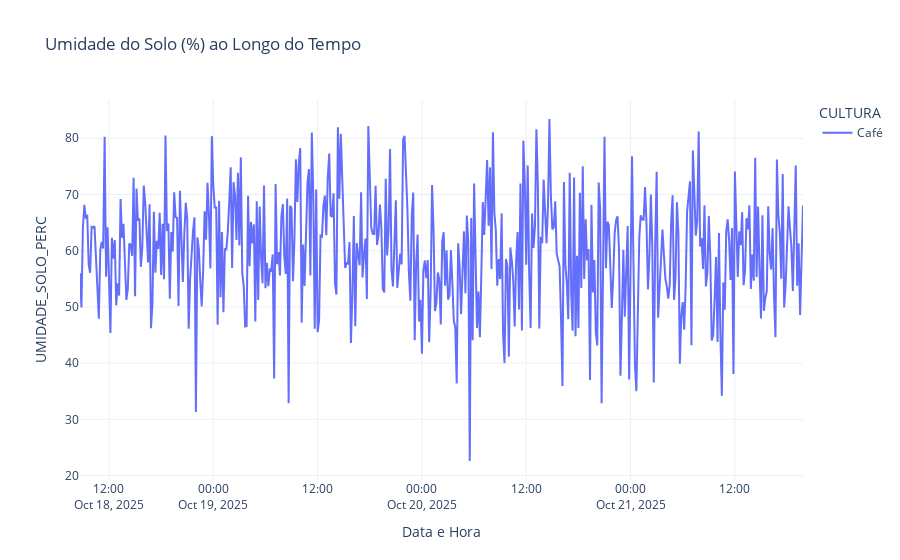
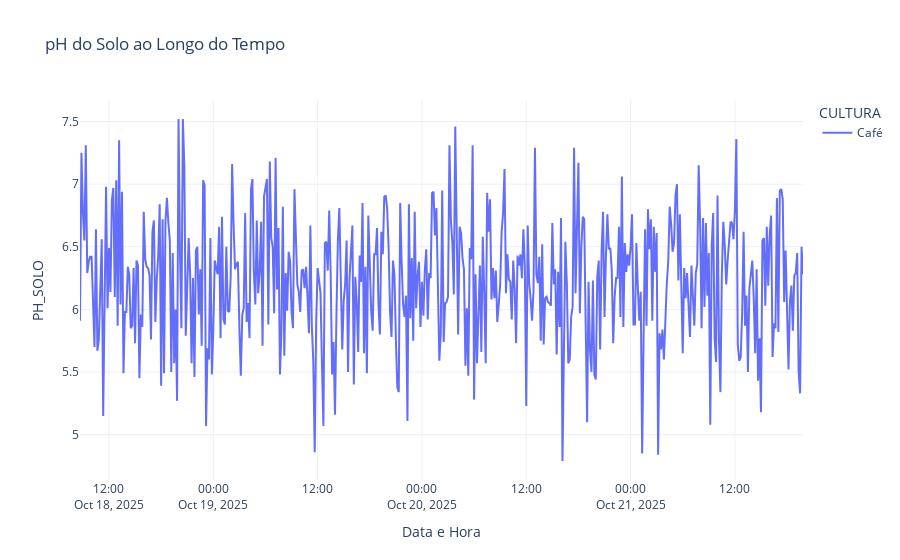
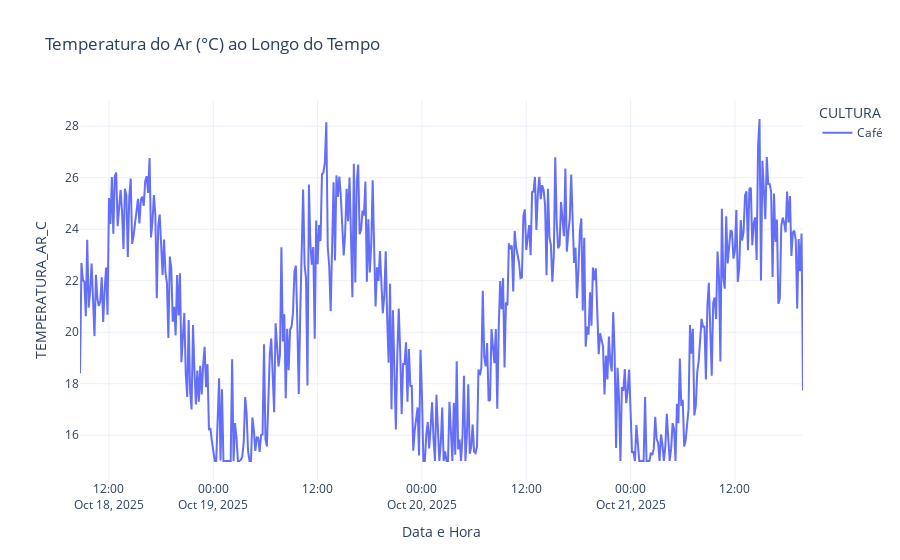
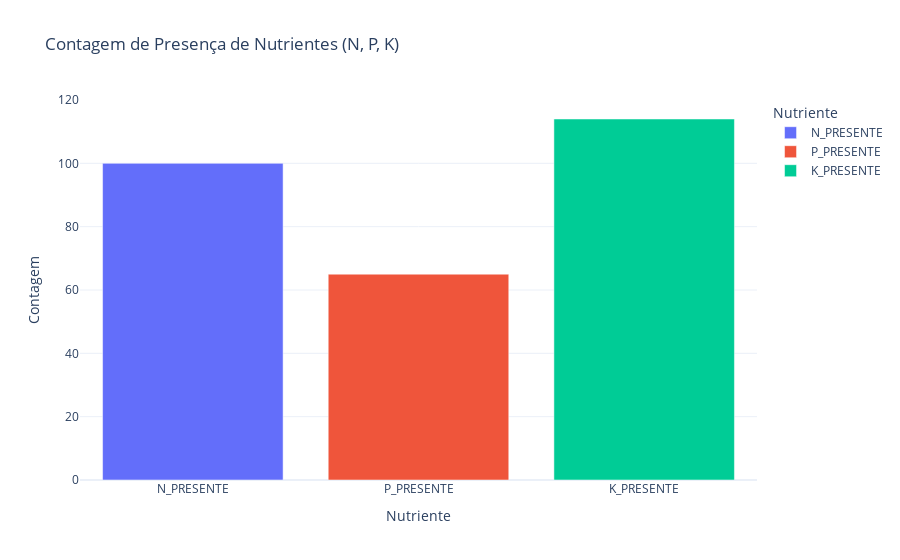

These figures' notebook cell, in order:
### Code cell
# Execução
if not df.empty:
    exibir_dashboard(df)
else:
    print("Não foi possível gerar o Dashboard devido à falta de dados.")

# Nota: Em um ambiente Jupyter real, o código seria dividido em células e a função .show() 
# do Plotly renderizaria os gráficos interativos.

### Figure 1 — Plotly figure (JSON) as saved in the notebook; plotly's stock layout.template omitted (floating-point values rounded to 4 significant figures; data arrays with more than 128 entries replaced by an {"elided": "..."} marker saying what was removed)
{"data": [{"hovertemplate": "CULTURA=Café<br>TIMESTAMP=%{x}<br>UMIDADE_SOLO_PERC=%{y}<extra></extra>", "legendgroup": "Café", "line": {"color": "#636efa", "dash": "solid"}, "marker": {"symbol": "circle"}, "mode": "lines", "name": "Café", "orientation": "v", "showlegend": true, "type": "scatter", "x": {"elided": "500 str values"}, "xaxis": "x", "y": {"elided": "500 float values"}, "yaxis": "y"}], "layout": {"legend": {"title": {"text": "CULTURA"}, "tracegroupgap": 0}, "title": {"text": "Umidade do Solo (%) ao Longo do Tempo"}, "xaxis": {"anchor": "y", "domain": [0, 1], "title": {"text": "Data e Hora"}}, "yaxis": {"anchor": "x", "domain": [0, 1], "title": {"text": "UMIDADE_SOLO_PERC"}}}}

### Figure 2 — Plotly figure (JSON) as saved in the notebook; plotly's stock layout.template omitted (floating-point values rounded to 4 significant figures; data arrays with more than 128 entries replaced by an {"elided": "..."} marker saying what was removed)
{"data": [{"hovertemplate": "CULTURA=Café<br>TIMESTAMP=%{x}<br>PH_SOLO=%{y}<extra></extra>", "legendgroup": "Café", "line": {"color": "#636efa", "dash": "solid"}, "marker": {"symbol": "circle"}, "mode": "lines", "name": "Café", "orientation": "v", "showlegend": true, "type": "scatter", "x": {"elided": "500 str values"}, "xaxis": "x", "y": {"elided": "500 float values"}, "yaxis": "y"}], "layout": {"legend": {"title": {"text": "CULTURA"}, "tracegroupgap": 0}, "title": {"text": "pH do Solo ao Longo do Tempo"}, "xaxis": {"anchor": "y", "domain": [0, 1], "title": {"text": "Data e Hora"}}, "yaxis": {"anchor": "x", "domain": [0, 1], "title": {"text": "PH_SOLO"}}}}

### Figure 3 — Plotly figure (JSON) as saved in the notebook; plotly's stock layout.template omitted (floating-point values rounded to 4 significant figures; data arrays with more than 128 entries replaced by an {"elided": "..."} marker saying what was removed)
{"data": [{"hovertemplate": "CULTURA=Café<br>TIMESTAMP=%{x}<br>TEMPERATURA_AR_C=%{y}<extra></extra>", "legendgroup": "Café", "line": {"color": "#636efa", "dash": "solid"}, "marker": {"symbol": "circle"}, "mode": "lines", "name": "Café", "orientation": "v", "showlegend": true, "type": "scatter", "x": {"elided": "500 str values"}, "xaxis": "x", "y": {"elided": "500 float values"}, "yaxis": "y"}], "layout": {"legend": {"title": {"text": "CULTURA"}, "tracegroupgap": 0}, "title": {"text": "Temperatura do Ar (°C) ao Longo do Tempo"}, "xaxis": {"anchor": "y", "domain": [0, 1], "title": {"text": "Data e Hora"}}, "yaxis": {"anchor": "x", "domain": [0, 1], "title": {"text": "TEMPERATURA_AR_C"}}}}

### Figure 4 — Plotly figure (JSON) as saved in the notebook; plotly's stock layout.template omitted (floating-point values rounded to 4 significant figures)
{"data": [{"hovertemplate": "Nutriente=%{x}<br>Contagem=%{y}<extra></extra>", "legendgroup": "N_PRESENTE", "marker": {"color": "#636efa", "pattern": {"shape": ""}}, "name": "N_PRESENTE", "orientation": "v", "showlegend": true, "textposition": "auto", "type": "bar", "x": ["N_PRESENTE"], "xaxis": "x", "y": [100], "yaxis": "y"}, {"hovertemplate": "Nutriente=%{x}<br>Contagem=%{y}<extra></extra>", "legendgroup": "P_PRESENTE", "marker": {"color": "#EF553B", "pattern": {"shape": ""}}, "name": "P_PRESENTE", "orientation": "v", "showlegend": true, "textposition": "auto", "type": "bar", "x": ["P_PRESENTE"], "xaxis": "x", "y": [65], "yaxis": "y"}, {"hovertemplate": "Nutriente=%{x}<br>Contagem=%{y}<extra></extra>", "legendgroup": "K_PRESENTE", "marker": {"color": "#00cc96", "pattern": {"shape": ""}}, "name": "K_PRESENTE", "orientation": "v", "showlegend": true, "textposition": "auto", "type": "bar", "x": ["K_PRESENTE"], "xaxis": "x", "y": [114], "yaxis": "y"}], "layout": {"barmode": "relative", "legend": {"title": {"text": "Nutriente"}, "tracegroupgap": 0}, "title": {"text": "Contagem de Presença de Nutrientes (N, P, K)"}, "xaxis": {"anchor": "y", "categoryarray": ["N_PRESENTE", "P_PRESENTE", "K_PRESENTE"], "categoryorder": "array", "domain": [0, 1], "title": {"text": "Nutriente"}}, "yaxis": {"anchor": "x", "domain": [0, 1], "title": {"text": "Contagem"}}}}
